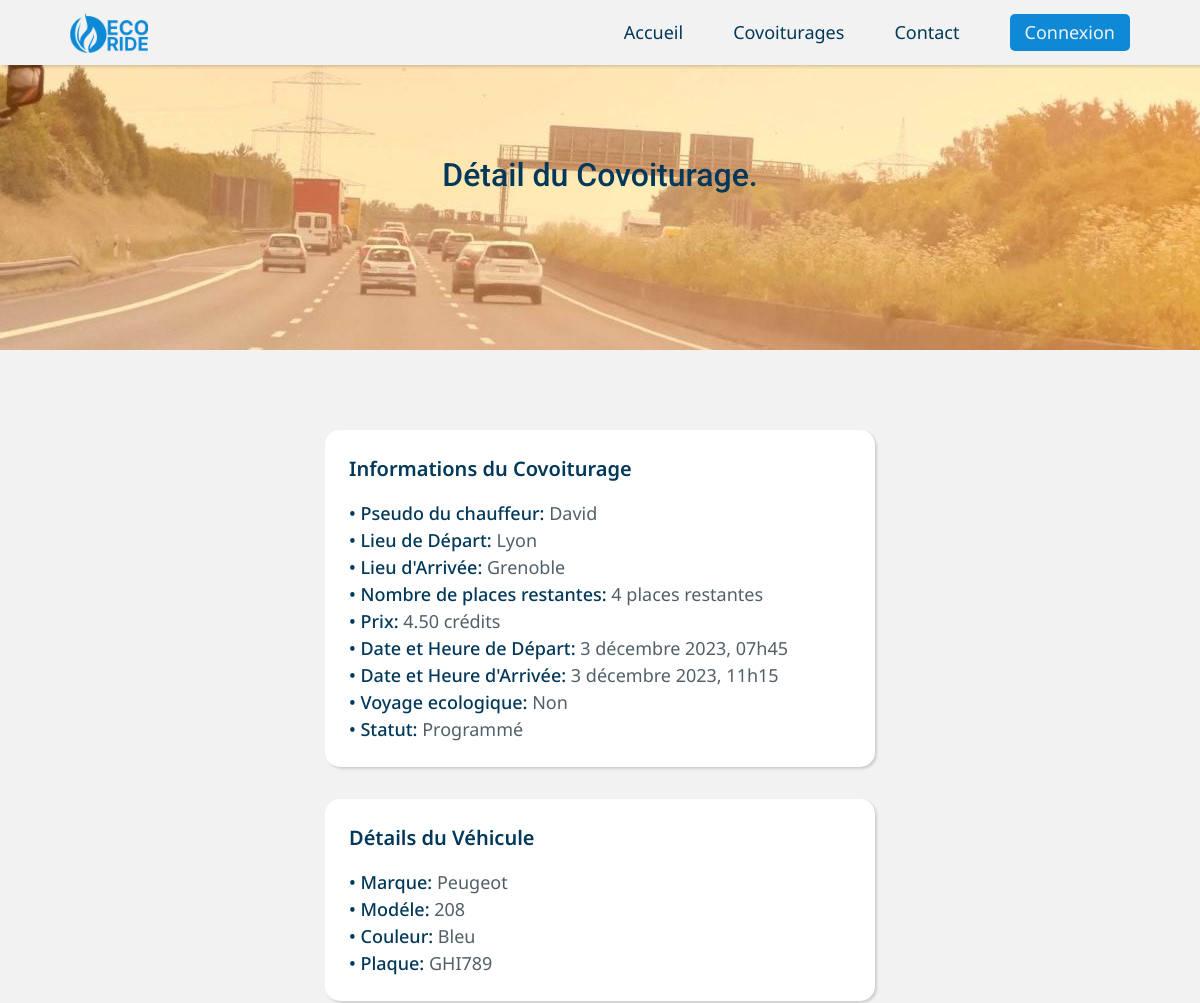
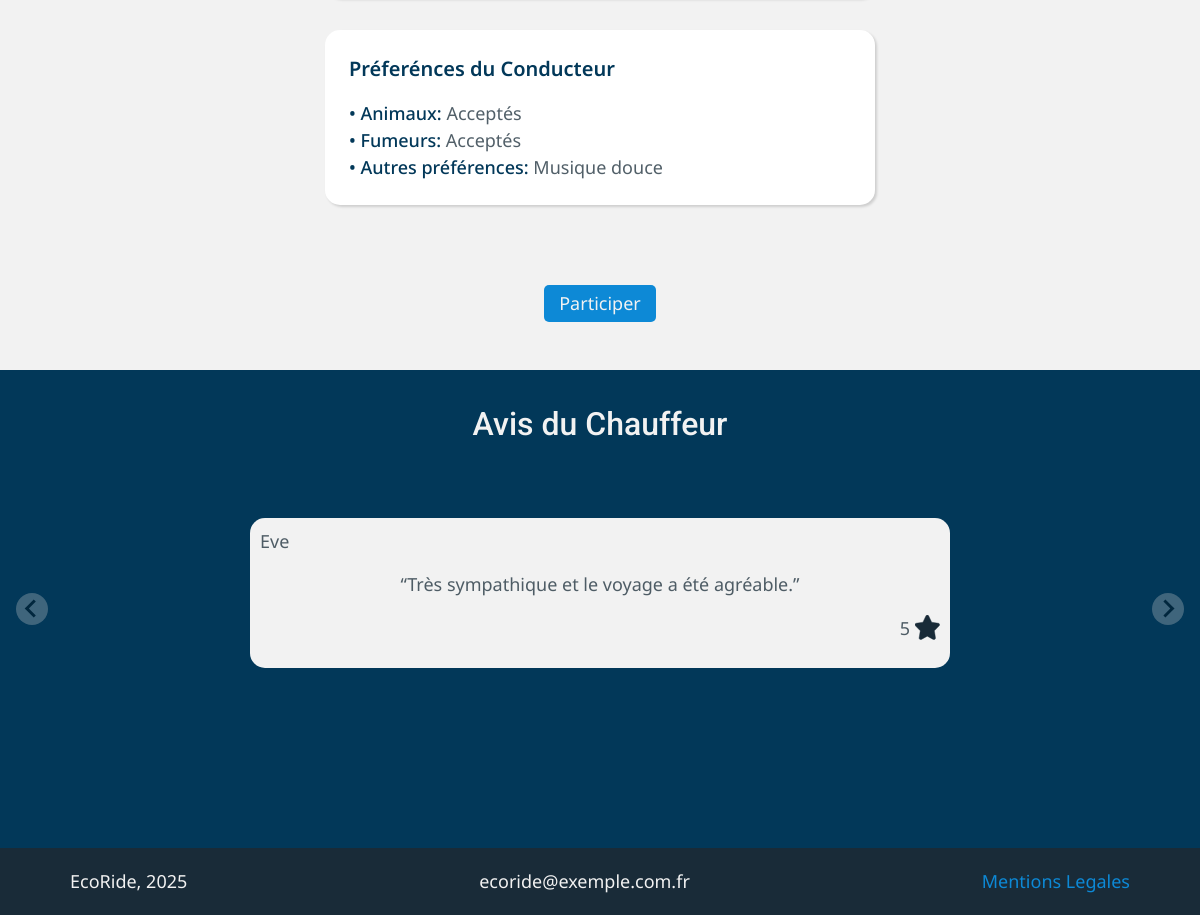
The app's page /detail-covoiturage.php?ID_covoiturage=102 with its own data (2 pictures, top to bottom).
### tables this page shows
CREATE TABLE `covoiturage` (
  `ID_covoiturage` int(11) NOT NULL,
  `ID_vehicule` int(11) NOT NULL,
  `date` date NOT NULL,
  `heure_depart` time NOT NULL,
  `heure_arrivee` time NOT NULL,
  `lieu_depart` varchar(50) NOT NULL,
  `lieu_arrivee` varchar(50) NOT NULL,
  `places_disponibles` int(11) NOT NULL,
  `prix` decimal(10,2) NOT NULL,
  `statut` enum('programmé','annulé','commencé','terminé') NOT NULL
);

CREATE TABLE `compte` (
  `ID` int(11) NOT NULL,
  `courriel` varchar(50) NOT NULL,
  `mot_de_passe` varchar(255) NOT NULL,
  `role` enum('Administrateur','Employé','Utilisateur') NOT NULL,
  `pseudo` varchar(50) NOT NULL
);

CREATE TABLE `vehicule` (
  `ID_vehicule` int(11) NOT NULL,
  `ID_chauffeur` int(11) NOT NULL,
  `plaque` varchar(20) NOT NULL,
  `date_plaque` date NOT NULL,
  `marque` varchar(50) NOT NULL,
  `modele` varchar(50) NOT NULL,
  `couleur` varchar(20) NOT NULL,
  `nombre_de_places` int(11) NOT NULL,
  `fumeur` tinyint(1) NOT NULL,
  `animaux` tinyint(1) NOT NULL,
  `preferences` varchar(255) DEFAULT NULL,
  `eco` tinyint(1) NOT NULL
);

CREATE TABLE `avis` (
  `ID_avis` int(11) NOT NULL,
  `ID_passager` int(11) NOT NULL,
  `ID_chauffeur` int(11) NOT NULL,
  `etoiles` int(11) NOT NULL,
  `description` varchar(255) NOT NULL,
  `statut` enum('en attente','validé','refusé') NOT NULL
);

### detail-covoiturage.php (the view, shortened to what this page needs)
<?php
include 'inc/header.inc.php';
require_once 'inc/config.php';
if (isset($_GET['ID_covoiturage']) && is_numeric($_GET['ID_covoiturage'])) {
    $ID_covoiturage = intval($_GET['ID_covoiturage']);
}
else {
    echo('<p>ID covoiturage invalide</p>');
}
$sql = '
SELECT
   c.ID_covoiturage,
   c.ID_vehicule,
   c.date,
   DATE_FORMAT(c.heure_depart, "%Hh%i") AS heure_depart_formatee,
   DATE_FORMAT(c.heure_arrivee, "%Hh%i") AS heure_arrivee_formatee,
   c.lieu_depart,
   c.lieu_arrivee,
   c.prix,
   c.places_disponibles,
   c.statut,
   vehicule.marque,
   vehicule.modele,
   vehicule.couleur,
   vehicule.fumeur,
   vehicule.animaux,
   vehicule.preferences,
   vehicule.plaque,
   vehicule.eco,
   compte.pseudo,
   compte.ID AS compte_ID
FROM
    Covoiturage c
JOIN
    Vehicule vehicule ON c.ID_vehicule = vehicule.ID_vehicule
JOIN
    Chauffeur chauffeur ON vehicule.ID_chauffeur = chauffeur.ID
JOIN
    Compte compte ON chauffeur.ID = compte.ID
WHERE
    c.ID_covoiturage = ?';
$stmt = $conn->prepare($sql);
$stmt->bind_param('i', $ID_covoiturage);
$stmt->execute();
$result = $stmt->get_result();
if($result->num_rows > 0) {
    $covoiturage = $result->fetch_assoc();
} else echo('<div style="height: 40%"><p style="text-align: center">Covoiturage non trouvé. <a href="covoiturages.php">Retour à la liste des covoiturages</a></p></div>');
$covoiturage = isset($covoiturage) ? $covoiturage : null;
if ($covoiturage && !empty($covoiturage['date'])) {
    $dateObj = DateTime::createFromFormat('Y-m-d', $covoiturage['date']);
    $formatter = new IntlDateFormatter(
        'fr_FR',
        IntlDateFormatter::LONG,
        IntlDateFormatter::NONE,
        'Europe/Paris',
        IntlDateFormatter::GREGORIAN,
        'd MMMM yyyy'
    );
    $date_formatee = $formatter->format($dateObj);
} else {
    $date_formatee = '';
}
$ID_covoiturage = isset($ID_covoiturage) ? $ID_covoiturage : null;
if($ID_covoiturage && $covoiturage): ?>
<main class="main">
    <section class="info-covoiturage | padding | section">
        <div class="infos">
            <h3>Informations du Covoiturage</h3>
            <p><strong>&bullet; Pseudo du chauffeur:</strong> <?php echo htmlspecialchars($covoiturage['pseudo']) ?></p>
            <p><strong>&bullet; Lieu de Départ:</strong> <?php echo htmlspecialchars($covoiturage['lieu_depart']) ?></p>
            <p><strong>&bullet; Lieu d'Arrivée:</strong> <?php echo htmlspecialchars($covoiturage['lieu_arrivee']) ?></p>
            <p><strong>&bullet; Nombre de places restantes:</strong> <?php echo htmlspecialchars($covoiturage['places_disponibles']) ?> places restantes</p>
            <p><strong>&bullet; Prix:</strong> <?php echo htmlspecialchars($covoiturage['prix']) ?> crédits</p>
            <p><strong>&bullet; Date et Heure de Départ:</strong> <?php echo htmlspecialchars($date_formatee); ?>, <?php echo htmlspecialchars($covoiturage['heure_depart_formatee']); ?></p>
            <p><strong>&bullet; Date et Heure d'Arrivée:</strong> <?php echo htmlspecialchars($date_formatee); ?>, <?php echo htmlspecialchars($covoiturage['heure_arrivee_formatee']); ?></p>
            <p><strong>&bullet; Voyage ecologique:</strong> <?php echo $covoiturage['eco'] ? 'Oui' : 'Non'; ?></p>
            <p><strong>&bullet; Statut:</strong> <?php echo ucfirst(htmlspecialchars($covoiturage['statut'])) ?></p>
        </div>
        <div class="details-vehicule">
            <h3>Détails du Véhicule</h3>
            <p><strong>&bullet; Marque:</strong> <?php echo htmlspecialchars($covoiturage['marque']) ?></p>
            <p><strong>&bullet; Modéle:</strong> <?php echo htmlspecialchars($covoiturage['modele']) ?></p>
            <p><strong>&bullet; Couleur:</strong> <?php echo htmlspecialchars($covoiturage['couleur']) ?></p>
            <p><strong>&bullet; Plaque:</strong> <?php echo strtoupper(htmlspecialchars($covoiturage['plaque'])) ?></p>
        </div>
        <div class="preferences">
            <h3>Préferénces du Conducteur</h3>
            <p><strong>&bullet; Animaux:</strong> <?php echo $covoiturage['animaux'] ? 'Acceptés' : 'Non'; ?></p>
            <p><strong>&bullet; Fumeurs:</strong> <?php echo $covoiturage['fumeur'] ? 'Acceptés' : 'Non'; ?></p>
            <p><strong>&bullet; Autres préférences:</strong> <?php echo htmlspecialchars($covoiturage['preferences']) ?></p>
        </div>
    </section>
    <?php
    $utilisateur_connecte = isset($_SESSION['user_id']) ? true : false;
    if ($utilisateur_connecte) : {
            $userID = $_SESSION['user_id'];
            $chauffeurID = $covoiturage['compte_ID'];
            $query = $conn->prepare('SELECT * FROM participants WHERE ID_covoiturage = ? AND ID_utilisateur = ?');
            $query->bind_param('ii', $ID_covoiturage, $userID);
            $query->execute();
            $result = $query->get_result();
            $isParticipant = $result->fetch_assoc();
            $isChauffeur = ($userID == $chauffeurID);
            $stmtAvis = $conn->prepare('SELECT COUNT(*) FROM avis WHERE ID_passager = ? AND ID_chauffeur = ? AND ID_covoiturage = ?');
            $stmtAvis->bind_param('iii', $userID, $chauffeurID, $ID_covoiturage);
            $stmtAvis->execute();
            $stmtAvis->bind_result($count);
            $stmtAvis->fetch();
            $stmtAvis->close();
            if ($isChauffeur) : ?>
                <div class="chauffeur-btns" style="justify-self: center;">
                    <?php if ($covoiturage['statut'] == 'programmé'): ?>
                        <form action="inc/covoiturage_action.php" method="POST">
                            <input type="hidden" name="action" value="commencer">
                            <input type="hidden" name="ID_covoiturage" value="<?php echo $ID_covoiturage; ?>">
                            <button class="button">Commencer le covoiturage</button>
                        </form>
                        <form action="inc/covoiturage_action.php" method="POST">
                            <input type="hidden" name="action" value="annuler">
                            <input type="hidden" name="ID_covoiturage" value="<?php echo $ID_covoiturage; ?>">
                            <button class="button">Annuler le covoiturage</button>
                        </form>
                    <?php elseif ($covoiturage['statut'] == 'commencé'): ?>
                        <form action="inc/covoiturage_action.php" method="POST">
                            <input type="hidden" name="action" value="terminer">
                            <input type="hidden" name="ID_covoiturage" value="<?php echo $ID_covoiturage; ?>">
                            <button class="button">Terminer le covoiturage</button>
                        </form>
                    <?php endif; ?>
                </div>
            <?php
            elseif ($isParticipant):
                if ($covoiturage['statut'] == 'programmé'): ?>
                    <form action="inc/covoiturage_action.php" method="POST" style="justify-self: center;">
                        <input type="hidden" name="action" value="annuler_participation">
                        <input type="hidden" name="ID_covoiturage" value="<?php echo $ID_covoiturage; ?>">
                        <button class="button">Annuler ma participation</button>
                    </form>
                <?php
                elseif ($covoiturage['statut'] == 'terminé' && $count == 0): ?>
                    <button class="button  | avis-btn" style="justify-self: center;">Donner un avis</button>
                <?php endif;
                elseif ($covoiturage['statut'] == 'programmé'): ?>
                        <form action="inc/covoiturage_action.php" method="POST"  style="justify-self: center;">
                            <input type="hidden" name="action" value="participer">
                            <input type="hidden" name="ID_covoiturage" value="<?php echo $ID_covoiturage; ?>">
                            <button class="button">Participer</button>
                        </form>
                <?php endif;
            } else: ?>
                <button class="button | connexion-btn" style="justify-self: center;">Participer</button>
            <?php endif; ?>
<?php
$sqlAvis = '
SELECT
compte.pseudo,
avis.description,
avis.etoiles,
avis.statut
FROM avis
JOIN vehicule ON avis.ID_chauffeur = vehicule.ID_chauffeur
JOIN compte ON avis.ID_passager = compte.ID
JOIN covoiturage ON covoiturage.ID_vehicule = vehicule.ID_vehicule
WHERE covoiturage.ID_covoiturage = ? AND avis.statut = "validé"';
$stmtAvis = $conn->prepare($sqlAvis);
$stmtAvis->bind_param('i', $ID_covoiturage);
$stmtAvis->execute();
$resultAvis = $stmtAvis->get_result();
if ($resultAvis->num_rows > 0) { ?>
    <section class="splide">
        <div class="avis | splide__track | padding">
            <h2>Avis du Chauffeur</h2>
            <ul class="splide__list">
            <?php
            while ($avis = $resultAvis->fetch_assoc()) {
                $avisPseudo = htmlspecialchars($avis['pseudo']);
                $avisDescription = htmlspecialchars($avis['description']);
                $avisEtoiles = htmlspecialchars($avis['etoiles']);
                ?>
                <li class="splide__slide">
                <div class="avis-card">
                    <p class="avis-pseudo"><?php echo $avisPseudo ?></p>
                    <p class="avis-description">“<?php echo $avisDescription ?>”</p>
                    <span class="avis-etoiles">
                        <p><?php echo $avisEtoiles ?></p>
                        <img src="img/svg/star.svg" alt="">
                    </span>
                </div>
                </li>
            <?php
            }
            ?>
            </ul>
            </div>
    </section>
<?php
}
$conn->close(); ?>
</main>
<?php endif; ?>
</body>
<?php include 'inc/footer.inc.php'; ?>
</body>
</html>

### styles/styles.css (style rules this page uses)
.section { border-top: 1px solid #ddd; transition: transform 1s, opacity 1s; }
.padding { padding-left: 70px; padding-right: 70px; }
.button { background-color: var(--clr-primary); color: var(--clr-clear); font-family: var(--ff-secondary); font-size: var(--fs-button); padding: 5px 15px; text-align: center; border-radius: 5px; border: 0; cursor: pointer; }
.main { display: grid; }

### styles/détail du covoiturage.css (style rules this page uses)
.info-covoiturage { display: grid; grid-template-columns: repeat(3, auto); gap: 2rem; margin-top: 5rem; margin-bottom: 5rem; border: none; }
.info-covoiturage div { background-color: white !important; padding: 24px; border-radius: 15px; box-shadow: rgba(0, 0, 0, 0.15) 1.95px 1.95px 2.6px; gap: 0.5em; }
.info-covoiturage p { color: var(--clr-dark-op) !important; }
strong { color: var(--clr-dark) !important; font-weight: var(--fw-semi-bold) !important; }
.info-covoiturage h3 { color: var(--clr-dark) !important; font-family: var(--ff-secondary); font-size: var(--fs-third-heading); font-weight: 600; margin-bottom: 1rem; }
.main .button { margin-bottom: 3rem; }
@media (max-width: 75em) { .info-covoiturage { grid-template-columns: 550px; justify-content: center; } }
.avis { background-color: var(--clr-dark); }
.avis h2 { color: var(--clr-clear); text-align: center; margin-top: 30px; }
.splide__list { height: 50vh; }
.avis-card { display: grid; flex-direction: column; background-color: var(--clr-clear); max-width: 700px; height: 150px; padding: 10px; border-radius: 15px; margin: auto; margin-top: 70px; }
.avis-description { text-align: center; }
.avis-etoiles { display: flex; justify-self: right; }
.avis-card img { height: 25px; margin-left: 5px; }

### records on screen
covoiturage: compte.pseudo "David", lieu_depart "Lyon", lieu_arrivee "Grenoble", places_disponibles "4", prix "4.50", date "3 décembre 2023", statut "Programmé", ID_vehicule.marque "Peugeot", ID_vehicule.modele "208", ID_vehicule.couleur "Bleu", ID_vehicule.plaque "GHI789", ID_vehicule.preferences "Musique douce"
avis: compte.pseudo "Eve", description "Très sympathique et le voyage a été agréable.", etoiles "5"

### other values on screen
$secondTitle "Détail du Covoiturage"
$covoiturage['heure_depart_formatee'] "07h45"
$covoiturage['heure_arrivee_formatee'] "11h15"
